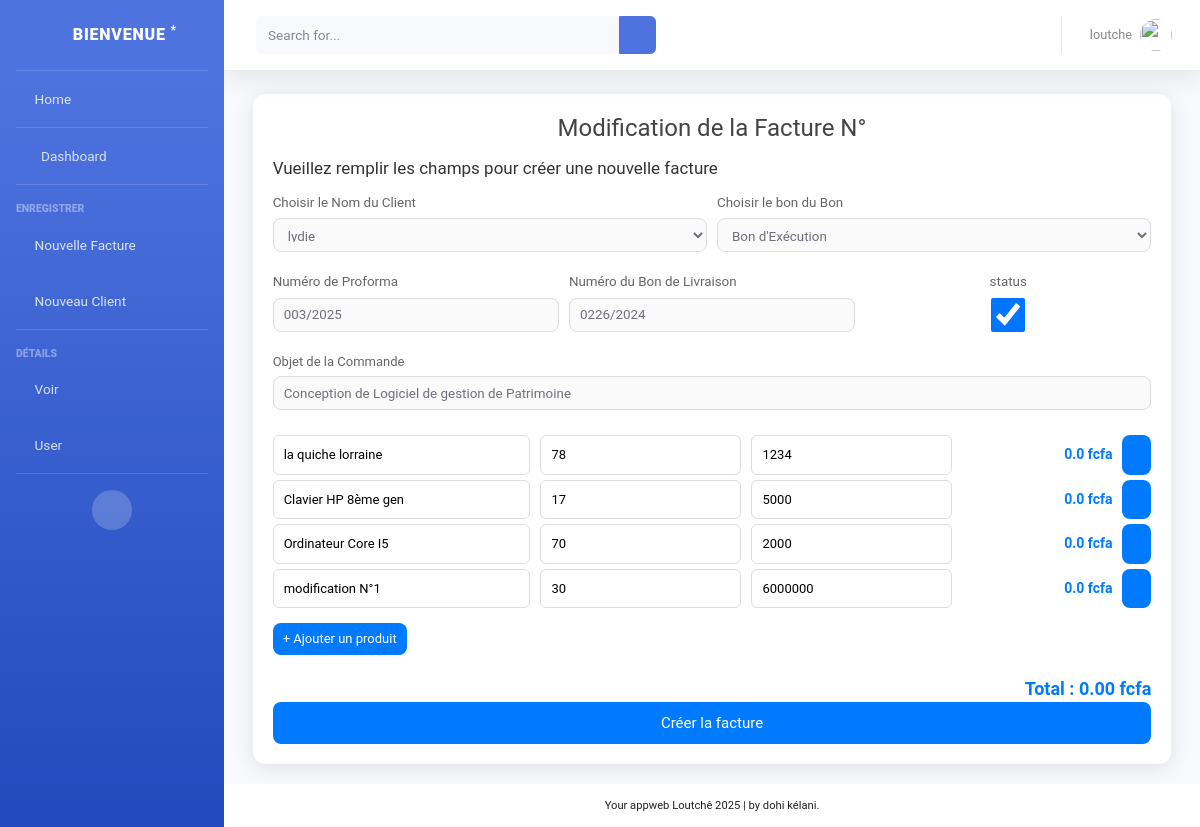
Page /loutche/liste_facture/modifier_facture/1/ (signed in) on the earlier database version.
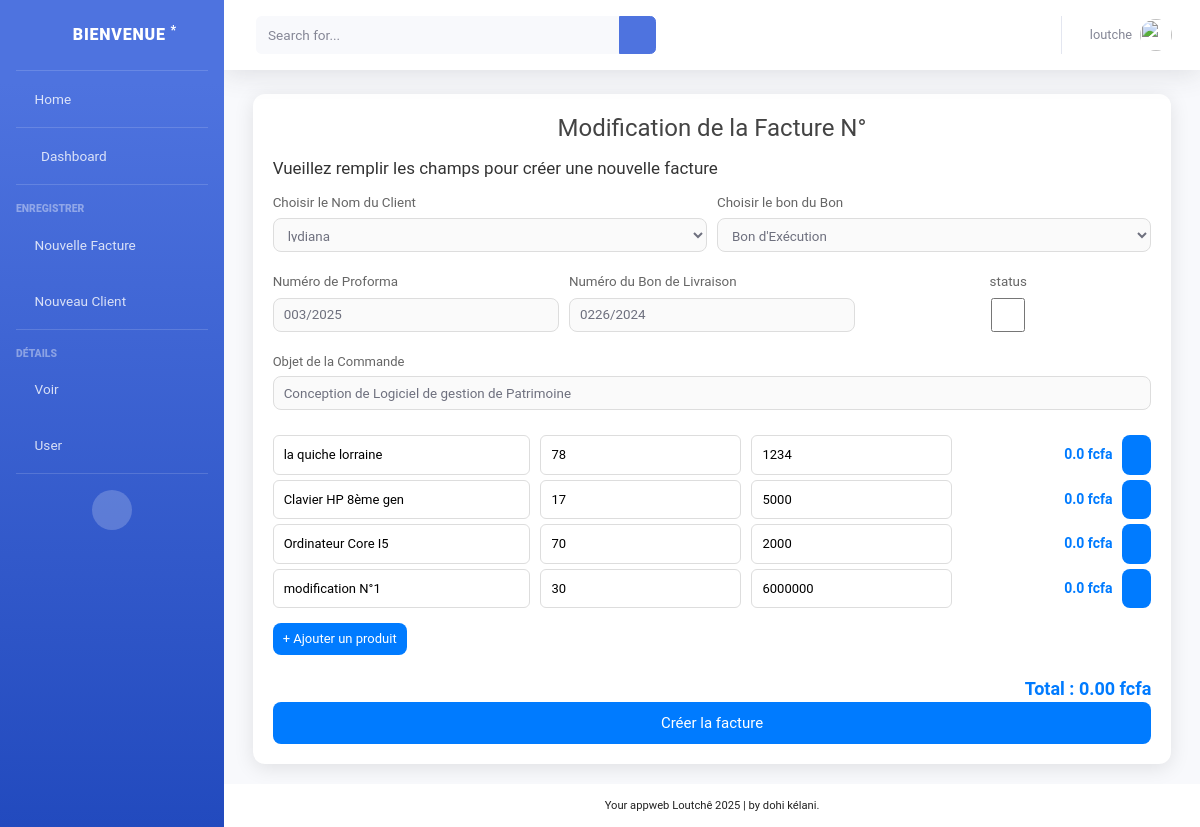
Same page on the later database version.
### gestion_factures/models.py (models this page shows, shortened)
class Proforma(models.Model):
    boncommande = models.ForeignKey(BonCommande, on_delete=models.CASCADE, related_name='proformas')
    client = models.ForeignKey(Client, on_delete=models.CASCADE)
    numero_proforma = models.CharField(max_length=150, blank=False, null=False)
    objet = models.CharField(max_length=255 ,blank=False, null=False)
    status = models.BooleanField(default=False, blank=True)
    save_by = models.ForeignKey(User, on_delete=models.PROTECT, related_name='user_clients')
    date_proforma = models.DateTimeField(auto_now_add=True)
    class Meta:
        ordering = ['-date_proforma']
    def montant_ht(self):
        return sum(i.montant_proforma() for i in self.details_proforma.all())
    def montant_tva(self):
        return int((self.montant_ht() * 18) / 100)
    def montant_ttc(self):
        return self.montant_ht() + self.montant_tva()
    montant_ht.short_description = 'HT'
    montant_tva.short_description = 'TVA'
    montant_ttc.short_description = 'TTC'

### gestion_factures/views.py (the view)
# urls.py: path('<str:username>/liste_facture/modifier_facture/<int:id>/', modifier_facture, name='modifier_facture'),
@login_required(login_url='/')
@user_passes_test(is_user)
def modifier_facture (request, username, id, *args, **kwargs):
    user = User.objects.get(username=username)
    try:
        proforma =  Proforma.objects.get(id=id)
        bon_commande = proforma.boncommande
        facture = FactureDefinitive.objects.get(proforma=proforma)
        bon_livraison = BonLivraison.objects.get(facture_def=facture)
        details_produits = DetailsProforma.objects.filter(proforma=id)
    except:
        messages.error(request, "Facture introuvable.")
        return redirect('list_facture', username=user)
    if request.method == 'POST':
        print(f'la facture à modifier est la facture N°{proforma.numero_proforma}')
        form_facture = FormFacture(request.POST)
        form_produit = FormProduit(request.POST)
        if form_facture.is_valid() and form_produit.is_valid():
            client = form_facture.cleaned_data['client']
            nom_bon = form_facture.cleaned_data['nom_bon']
            numero_proforma = form_facture.cleaned_data['numero_proforma']
            numero_bl = form_facture.cleaned_data['numero_bl']
            status = form_facture.cleaned_data['status']
            objet = form_facture.cleaned_data['objet']
            proforma.numero_proforma = numero_proforma
            proforma.numero_bl = numero_bl
            proforma.status = status
            proforma.objet = objet
            proforma.client = client
            proforma.save()
            facture.status = status
            facture.objet = objet
            facture.client = client
            facture.save_by = user
            facture.save()
            bon_livraison.numero_bl = numero_bl
            bon_livraison.status = status
            bon_livraison.objet = objet
            bon_livraison.client = client
            bon_livraison.nom_bon = nom_bon
            bon_livraison.save_by = user
            bon_livraison.save()
            for i in range(0, len(request.POST.getlist('nom_produit'))):
                nom_produit = request.POST.getlist('nom_produit')[i]
                qte_produit = int(request.POST.getlist('qte_produit')[i])
                prix_produit = int(request.POST.getlist('prix_produit')[i])
                DetailsBonCommande.objects.update_or_create(
                    boncommande = bon_commande,
                    nom_produit = nom_produit,
                    qte_produit = qte_produit,
                    prix_produit = prix_produit
                )
                DetailsProforma.objects.update_or_create(
                    proforma = proforma,
                    nom_produit = nom_produit,
                    qte_produit = qte_produit,
                    prix_produit = prix_produit
                )
                DetailsFacture_Def.objects.update_or_create(
                    facture_def = facture,
                    nom_produit = nom_produit,
                    qte_produit = qte_produit,
                    prix_produit = prix_produit
                )
                DetailsBonLivraison.objects.update_or_create(
                    bonlivraison = bon_livraison,
                    nom_produit = nom_produit,
                    qte_produit = qte_produit
                )
                Produit.objects.update_or_create(
                    boncommande = bon_commande,
                    nom_produit = nom_produit,
                    prix_produit = prix_produit
                )
        else:
            messages.error(request, 'le formulaire est invalide')
        messages.success(request, f'la fcture N°{proforma.numero_proforma} a été modifier avec succès!')
        return redirect('liste_facture', username=user)
    else:
        formFacture = FormFacture(initial={
            'client': proforma.client,
            'nom_bon': bon_livraison.nom_bon,
            'numero_proforma': proforma.numero_proforma,
            'numero_bl': bon_livraison.numero_bl,
            'status': proforma.status,
            'objet': proforma.objet,
        })
        formProduits = []
        for i, detail in enumerate(details_produits):
            formProduit = FormProduit(initial={
                'nom_produit': detail.nom_produit,
                'qte_produit': detail.qte_produit,
                'prix_produit': detail.prix_produit,
            })
            formProduits.append(formProduit)
    return render(request, 'modifier_facture.html', {
        'user': user,
        'form_facture': formFacture,
        'form_produit': formProduits,
    })

### gestion_factures/models.py (called while the page is built)
    def __str__(self):
        return self.nom

### gestion_factures/views.py (called while the page is built)
def is_user(user):
    return user.is_authenticated

### gestion_factures/templates/modifier_facture.html (shortened to what this page needs)
<!DOCTYPE html>
{% load static %}
<html lang="fr">
<head>
    <link href="{% static 'vendor/fontawesome-free/css/all.min.css' %}" rel="stylesheet" type="text/css">
    <link href="{% static 'css/sb-admin-2.min.css' %}" rel="stylesheet">
</head>
<body id="page-top">
    <div id="wrapper">
        {% include "sidebar.html" %}
        <div id="content-wrapper" class="d-flex flex-column">
            <div id="content">
                {% include "navbar.html" %}
                <div class="container-fluid">
                    <div class="container">
                        <h1>Modification de la Facture N°{{ proforma.numero_proforma }}</h1>
                        <form id="orderForm" method="post">
                            <h3>Vueillez remplir les champs pour créer une nouvelle facture</h3>
                            <div class="form-group1">
                                <div>
                                    <label>{{ form_facture.client.label }}</label>
                                    {{ form_facture.client }}
                                </div>
                                <div>
                                    <label>{{ form_facture.nom_bon.label }}</label>
                                    {{ form_facture.nom_bon }}
                                </div>
                            </div>
                            <div class="products">
                                <div class="form-group1">
                                    <div>
                                        <label >{{ form_facture.numero_proforma.label }}</label>
                                        {{ form_facture.numero_proforma }}
                                    </div>
                                    <div>
                                        <label>{{ form_facture.numero_bl.label }}</label>
                                        {{ form_facture.numero_bl }}
                                    </div>
                                    <div style="text-align: center;">
                                        <label>{{ form_facture.status.label }}</label>
                                        {{ form_facture.status }}
                                    </div>
                                </div>
                                <div class="form-group">
                                    <label>{{ form_facture.objet.label }}</label>
                                    {{ form_facture.objet }}
                                </div>
                                <div id="productList">
                                    {% for detail in form_produit %}
                                        <div class="product-item">
                                            {{ detail.nom_produit }}
                                            {{ detail.qte_produit }}
                                            {{ detail.prix_produit }}
                                            <span class="product-total">0.0 fcfa</span>
                                            <button type="button" class="remove-product-btn" onclick="removeProduct(this)"><i class="fas fa-trash"></i></button>
                                        </div>
                                    {% endfor %}
                                </div>
                                <button type="button" class="add-product-btn" onclick="addProduct()">+ Ajouter un produit</button>
                            </div>
                            <div class="total-container">
                                Total : <span id="totalPrice">0.00</span> fcfa
                            </div>
                            <button type="submit" class="submit-btn">Créer la facture</button>
                        </form>
                    </div>
                </div>
            </div>
            {% include "footer.html" %}
        </div>
    </div>
</body>
</html>

Differences in the rows shown:
changed Proforma "Conception de Logiciel de gestion de Patrimoine": client "lydie" → "lydiana"; status "☑" → "☐"
